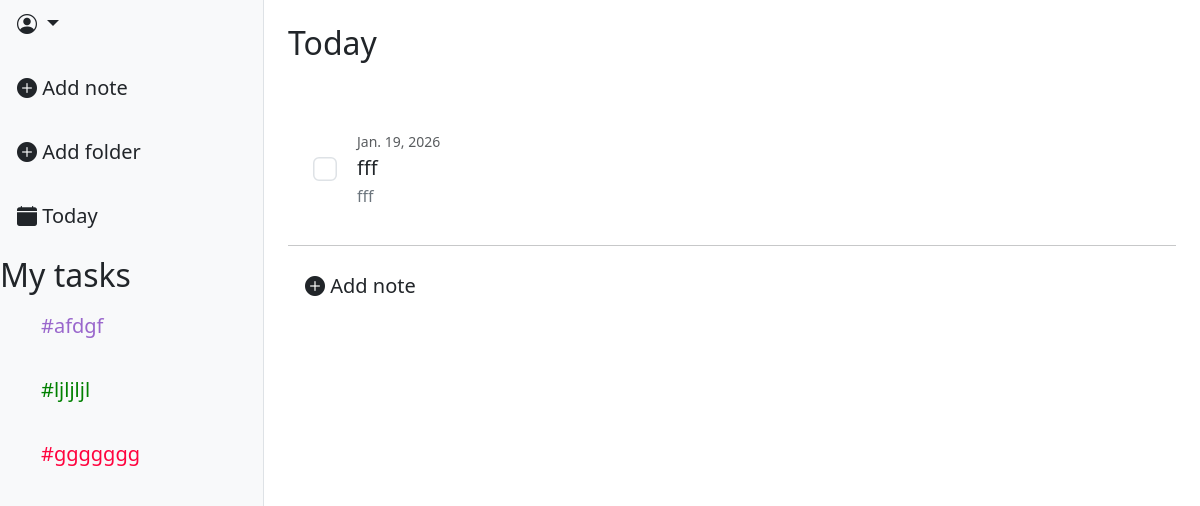
The app's page /, older data.
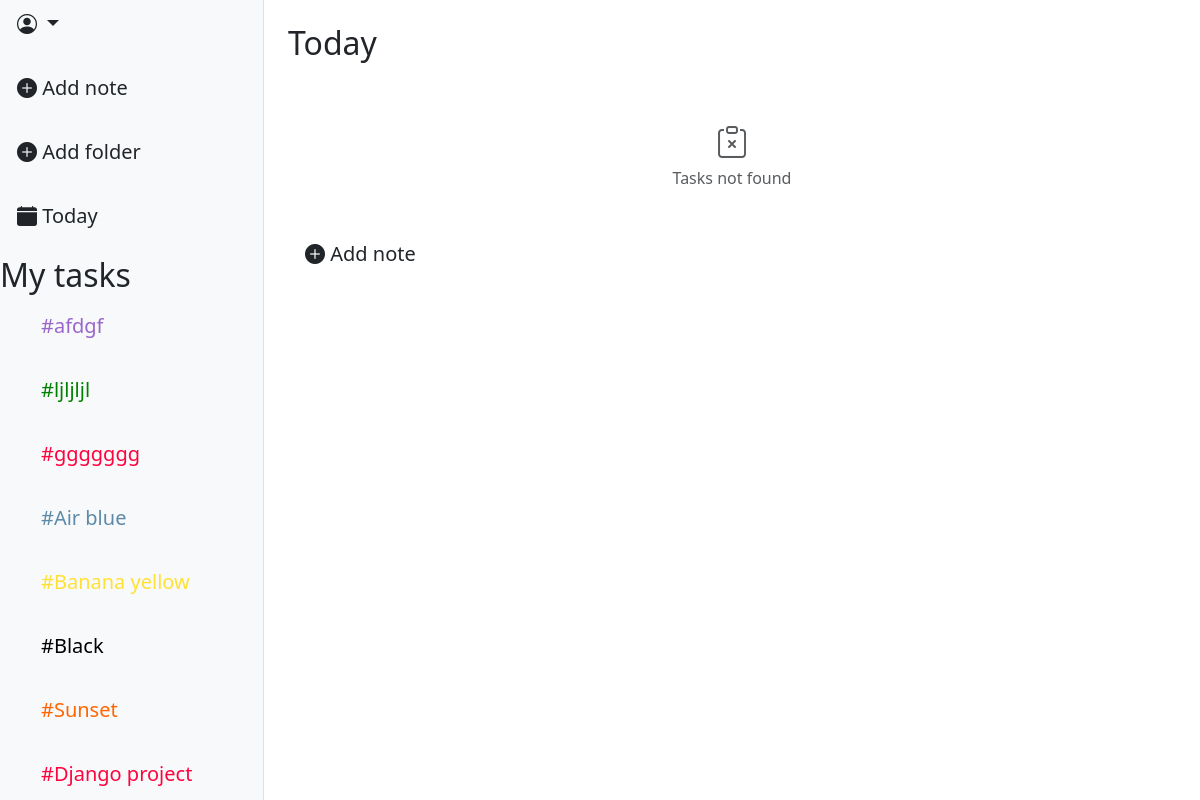
The same page, newer data.
### task_app/models.py (models this page shows, shortened)
class Folder(models.Model):
    COLOR_VARIATION = [
        ("#5d8aa8", "Air blue"),
        ("#9966cc", "Amethust"),
        ("#008000", "Apple Green"),
        ("#ff033e", "Red rose"),
        ("#ffe135", "Banana yellow"),
        ("#ff6500", "Sunset"),
        ("#000000", "Black"),
    ]
    color = models.CharField(max_length=30, choices=COLOR_VARIATION, default="Black")
    name = models.CharField(max_length=128)
    created_at = models.DateTimeField(auto_now_add=True)

class Task(models.Model):
    STATUS_CHOICES = [
        ("todo", "To Do"),
        ("in_progress", "In progress"),
        ("done", "Done"),
                ]
    PRIORITY_CHOICES = [
        ("low", "Low"),
        ("medium", "Medium"),
        ("high", "High"),
                ]
    title = models.CharField(max_length=256)
    description = models.CharField(max_length=512)
    status = models.CharField(max_length=20, choices=STATUS_CHOICES, default="todo")
    priority = models.CharField(max_length=20, choices=PRIORITY_CHOICES, default="low")
    due_date = models.DateField(null=True, blank=True)
    creator = models.ForeignKey(User, on_delete=models.CASCADE, related_name="trasks")
    created_at = models.DateTimeField(auto_now_add=True)
    folder = models.ForeignKey(
                Folder,
                on_delete=models.CASCADE,
                related_name="tasks",
                null=True,
                blank=True,
                default=None)

### task_app/views.py (the view)
# urls.py: path('', views.TaskListView.as_view(), name="task_list"),
class TaskListView(ListView):
    model = models.Task
    context_object_name = "tasks"
    template_name = "tasks/task_list.html"
    def get_queryset(self):
        queryset = super().get_queryset()
        folder_id = self.kwargs.get('folder_id')
        if folder_id:
            queryset = queryset.filter(folder_id=folder_id)
        else:
            queryset = queryset.filter(folder__isnull=True)
        status = self.request.GET.get('status')
        priority = self.request.GET.get("priority")
        if status:
            queryset = queryset.filter(status=status)
        else:
           queryset = queryset.exclude(status="done")
        if priority:
            queryset = queryset.filter(priority=priority)
        return queryset.order_by("-due_date", "-created_at")
    def get_context_data(self, **kwargs):
        context = super().get_context_data(**kwargs)
        context["folders"] = Folder.objects.all()
        folder_id = self.kwargs.get('folder_id')
        if folder_id:
            context['current_folder'] = Folder.objects.get(id=folder_id)
        else:
            context['current_folder'] = None
        context["form"] = TaskFilterForm(self.request.GET)
        context["task_form"] = TaskForm()
        context["folder_form"] = FolderForm()
        return context

### task_app/forms.py
class TaskFilterForm(forms.Form):
    PRIORITY_CHOICES = [
        ("low", "Low"),
        ("medium", "Medium"),
        ("high", "High"),
                ]
    priority = forms.ChoiceField(choices=PRIORITY_CHOICES, required=False, label="Priority")
    def __init__(self, *args, **kwargs):
        super(TaskFilterForm, self).__init__(*args, **kwargs)
        self.fields['priority'].widget.attrs.update({"class": "form-select"})

class TaskForm(forms.ModelForm):
    class Meta:
        model = Task
        fields = ["title", "description", "priority", "due_date", "folder"]
        widgets = {
            'due_date': forms.DateInput(attrs={
                "class": "form-control transparent-input",
                "placeholder" : "Date",
                "type": "date"
            })
        }
    def __init__(self, *args, **kwargs):
        current_folder = kwargs.pop('current_folder', None)
        super(TaskForm, self).__init__(*args, **kwargs)
        if current_folder:
            self.fields['folder'].initial = current_folder
        self.fields['title'].widget.attrs.update({
            "class": "form-control noborder-input title-input",
            "placeholder" : "Title"
        })
        self.fields['description'].widget.attrs.update({
            "class": "form-control noborder-input content-input",
            "placeholder" : "Content"
        })
        self.fields['priority'].widget.attrs.update({
            "class": "form-control transparent-input",
            "placeholder" : "Priority"
        })

### templates/tasks/task_list.html (shortened to what this page needs)
{% extends 'base.html' %}
{% load static %}
{% block content %}
{% load custom_tags %}
<div class="d-flex">
    <div class="bg-light border-end" style="width: 22%; min-height: 100vh;">
        <div class="dropdown-center mb-3">
            <button class="btn btn-lg dropdown-toggle" type="button" data-bs-toggle="dropdown" aria-expanded="false">
                <i class="bi bi-person-circle"></i>  {{ user.username }}
            </button>
        </div>
        <div class="d-flex flex-column align-items-start gap-3">
            <a class="btn btn-lg" data-bs-toggle="modal" data-bs-target="#TaskModal">
                <i class="bi bi-plus-circle-fill"></i> Add note
            </a>
            <a class="btn btn-lg" data-bs-toggle="modal" data-bs-target="#FolderModal">
                <i class="bi bi-plus-circle-fill"></i> Add folder
            </a>
            <a class="btn btn-lg" href="{% url 'tasks:task_list' %}">
                <i class="bi bi-calendar-fill"></i> Today
            </a>
            <h2>My tasks</h2>
        </div>
        <div data-simplebar style="max-height: 500px; overflow-x: hidden;">
            <div class="d-flex flex-column align-items-start gap-3 ps-4">
                {% for folder in folders %}
                    <a
                    href="{% url 'tasks:folder-tasks' folder.pk %}"
                    class="btn btn-lg"
                    style="color: {{ folder.color }};"
                    >
                    #{{ folder.name }}</a>
                {% endfor%}
            </div>
        </div>
    </div>
    <div class="flex-grow-1 p-4" >
        {% if current_folder %}
            <h2>/{{ current_folder.name }}</h2>
        {% else %}
            <h2>Today</h2>
        {% endif %}
        <br>
        <ul class="list-group list-group-flush" data-simplebar style="max-height: 700px; overflow-x: hidden;">
            {% for task in tasks %}
                <div class="task-scroling">
                    <li class="list-group-item  border-0 p-1 bg-transparent" style="min-height: 80px;">
                        <div class="task-area d-flex align-items-center p-3">
                            <div class="form-check ms-2" style="z-index: 10;">
                                <input  class="form-check-input task-complete-input"
                                        type="checkbox"
                                        name="checkboxDefault"
                                        id="checkboxTask{{ task.pk }}"
                                        data-url="{% url 'tasks:task-complete' task.pk %}"
                                        style="transform: scale(1.5); cursor: pointer;">
                            </div>
                            <div class="flex-grow-1 p-3">
                                <p class="task-date text-muted mb-1 small">{{ task.due_date }}</p>
                                <h5 class="mb-1">{{ task.title }}</h5>
                                <p class="text-secondary mb-0 text-truncate" style="max-width: 500px;">{{ task.description }}</p>
                            </div>
                        </div>
                    </li>
                </div>
                <hr class="m-0">
            {% empty %}
                <li class="list-group-item text-center py-4 text-muted">
                    <i class="bi bi-clipboard-x" style="font-size: 2rem;"></i>
                    <p class="mb-0">Tasks not found</p>
                </li>
            {% endfor %}
        </ul>
        <div class="list-group-item border-0 pt-3">
            <a class="btn btn-lg" data-bs-toggle="modal" data-bs-target="#TaskModal">
                <i class="bi bi-plus-circle-fill"></i> Add note
            </a>
        </div>
    </div>
    </div>
{% endblock %}

### templates/base.html (shortened to what this page needs)
<!DOCTYPE html>
<html lang="en">
<head>
    <link href="https://cdn.jsdelivr.net/npm/bootstrap@5.3.0/dist/css/bootstrap.min.css" rel="stylesheet">
    <link rel="stylesheet" href="https://cdn.jsdelivr.net/npm/bootstrap-icons@1.11.0/font/bootstrap-icons.css">
    <link rel="stylesheet" href="https://cdn.jsdelivr.net/npm/simplebar@latest/dist/simplebar.css">
    {% load static %}
    <link rel="stylesheet" href="{% static 'css/modal_style.css'%}">
</head>
<body>
    {% block content %}
    {% endblock %}
</body>
</html>

Row changes from the older to the newer data that the page shows:
no longer on this page (row edited): Task: due_date "Jan. 19, 2026", title "fff", description "fff"
added Folder: name "Air blue", color "#5d8aa8" (drawn)
added Folder: name "Banana yellow", color "#ffe135" (drawn)
added Folder: name "Black", color "#000000" (drawn)
added Folder: name "Sunset", color "#ff6500" (drawn)
added Folder: name "Django project"
Text that changed along with them:
text now shown: "Tasks not found"
